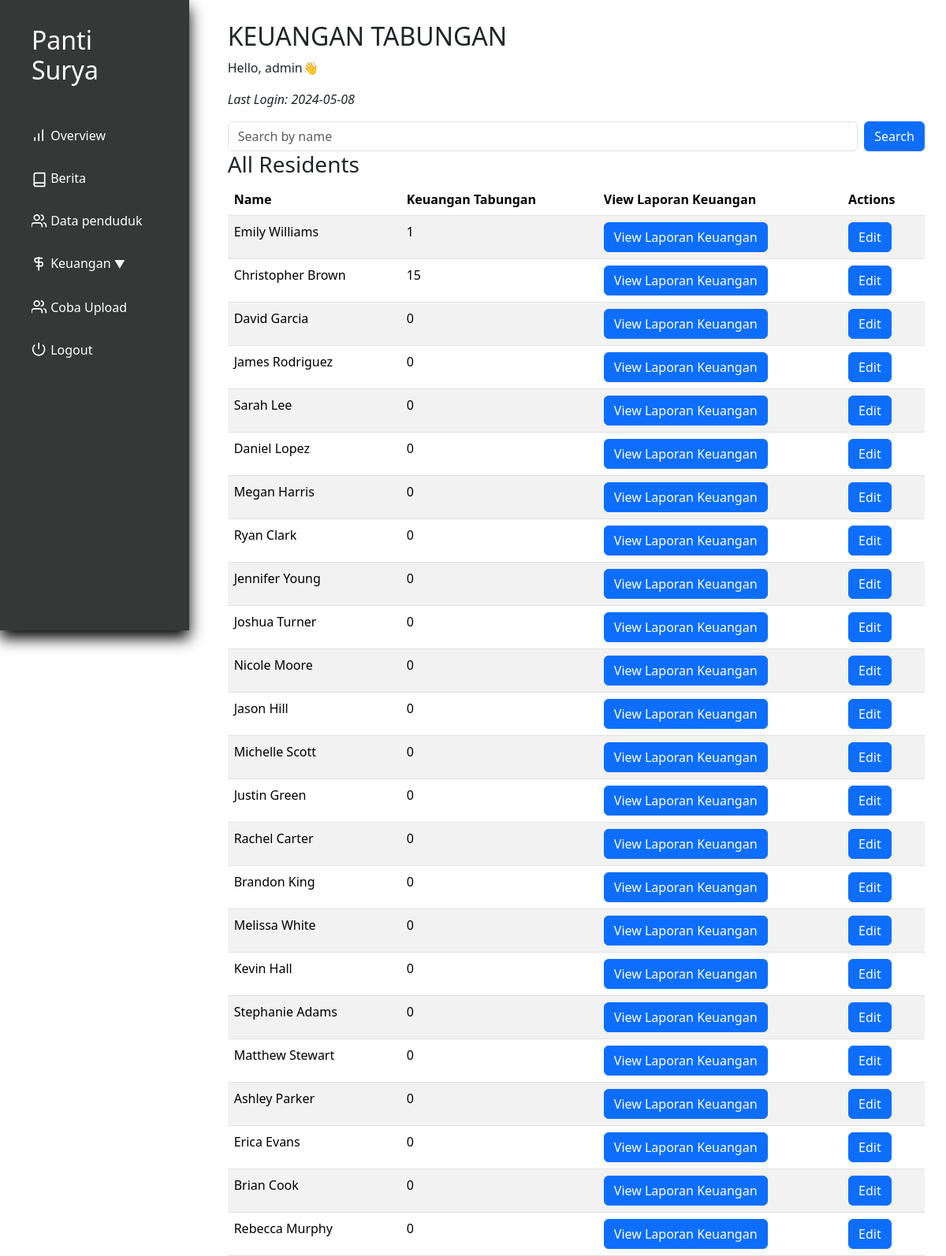
Before: /keuangan_tabungan.php (signed in) with the older database file.
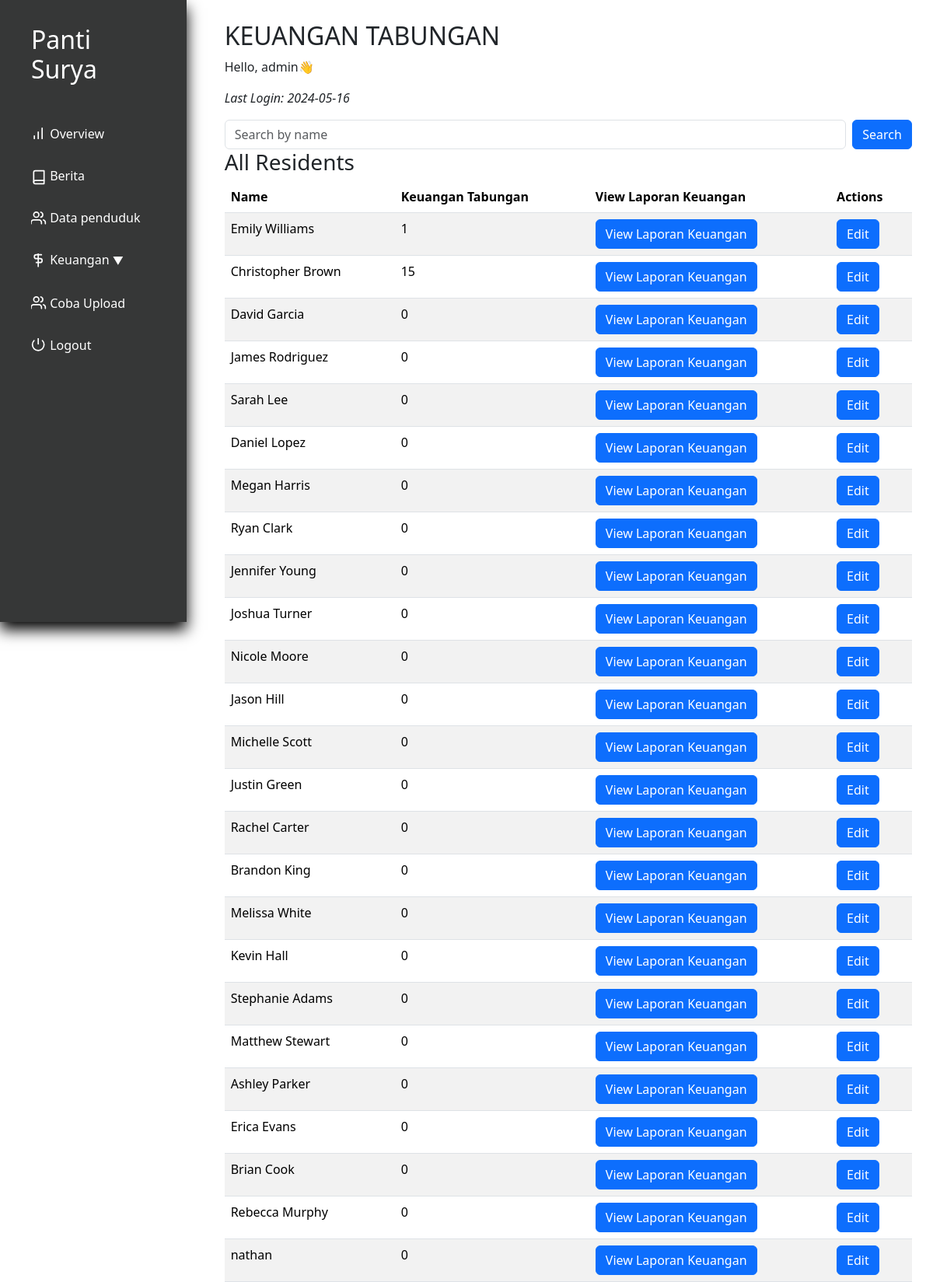
After: the same page with the newer database file.
### tables this page shows
CREATE TABLE `penduduk` (
  `id` int(11) NOT NULL,
  `nama` varchar(250) NOT NULL,
  `alamat` varchar(100) NOT NULL,
  `pengobatan_terakhir` date DEFAULT NULL,
  `email` varchar(200) DEFAULT NULL,
  `notelp` varchar(15) NOT NULL,
  `keuangan_pondokkan` int(11) NOT NULL,
  `keuangan_tabungan` int(11) NOT NULL,
  `keuangan_obat` int(11) NOT NULL,
  `keuangan_total` int(11) NOT NULL,
  `profile_picture` varchar(100) NOT NULL
);

### utils.php (called while the page is built, shortened)
<?php
    class myDB{
        private $host = "localhost";
        private $username = "root";
        private $password = "";
        private $database = "pantisurya";
        private $db;
        function __construct(){
            if ($this->db == null){
                try {
                    $this->db = new PDO("mysql:host=$this->host;dbname=$this->database", $this->username, $this->password);
                    $this->db->setAttribute(PDO::ATTR_ERRMODE, PDO::ERRMODE_EXCEPTION);
                } catch(PDOException $e) {
                    echo "Connection failed: " . $e->getMessage();
                }
            }
        }
        public function prepare($query) {
            return $this->db->prepare($query);
        }
    }
?>

### keuangan_tabungan.php (the view, shortened to what this page needs)
<?php
require "utils.php";
$db = new myDB();
$stmt_all_residents = $db->prepare("SELECT * FROM penduduk");
$stmt_all_residents->execute();
$residents = $stmt_all_residents->fetchAll(PDO::FETCH_ASSOC);
?>
<!DOCTYPE html>
<html lang="en">
<head>
    <link href="https://cdn.jsdelivr.net/npm/bootstrap@5.3.3/dist/css/bootstrap.min.css" rel="stylesheet">
    <link rel="stylesheet" href="layout/indexstyle.css">
</head>
<body>
    <div class="app">
        <div class="dashboard">
            <?php include 'nav.php'?>
            <div class="main">
                <h2>KEUANGAN TABUNGAN</h2>
                <p>Hello, <?php echo isset($_SESSION["username"]) ? $_SESSION["username"] : 'N/A'; ?>👋</p>
                <p style="font-style: italic;">Last Login: <?php echo isset($_SESSION["last_access"]) ? $_SESSION["last_access"] : 'N/A'; ?></p>
                <div class="search-bar">
                    <form method="POST" class="d-flex">
                        <input type="text" name="search" placeholder="Search by name" class="form-control me-2">
                        <button type="submit" class="btn btn-primary">Search</button>
                    </form>
                </div>
                <div class="residents-table">
                    <h3>All Residents</h3>
                    <table class="table table-striped">
                        <thead>
                            <tr>
                                <th>Name</th>
                                <th>Keuangan Tabungan</th>
                                <th>View Laporan Keuangan</th>
                                <th>Actions</th>
                            </tr>
                        </thead>
                        <tbody>
                            <?php foreach($residents as $resident): ?>
                            <tr>
                                <td><?php echo $resident['nama']; ?></td>
                                <td><?php echo $resident['keuangan_tabungan']; ?></td>
                                <td><button onclick="window.location.href='laporankeuangan.php?id=<?php echo $resident['id']; ?>'" class="btn btn-primary">View Laporan Keuangan</button></td>
                                <td><a href="edit_balance_tabungan.php?id=<?php echo $resident['id']; ?>" class="btn btn-primary">Edit</a></td>
                            </tr>
                            <?php endforeach; ?>
                        </tbody>
                    </table>
                </div>
            </div>
        </div>
    </div>
</body>
</html>

Changed rows visible on the page:
added penduduk: nama "nathan", keuangan_tabungan "0"
Other visible differences:
$_SESSION["last_access"]: "2024-05-08" → "2024-05-16"
